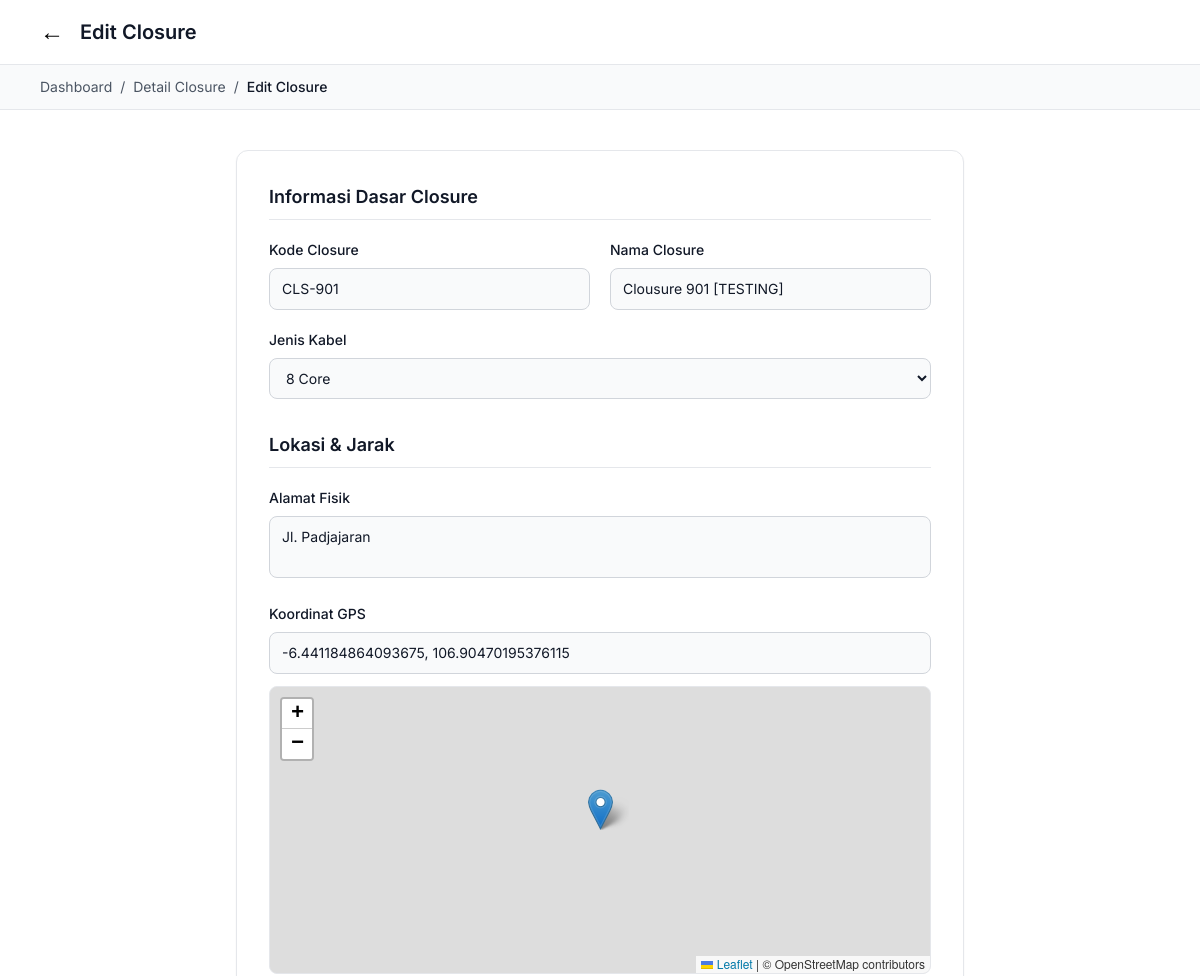
The app's page /edit_closure.php?id=11 (signed in, upper part), older data.
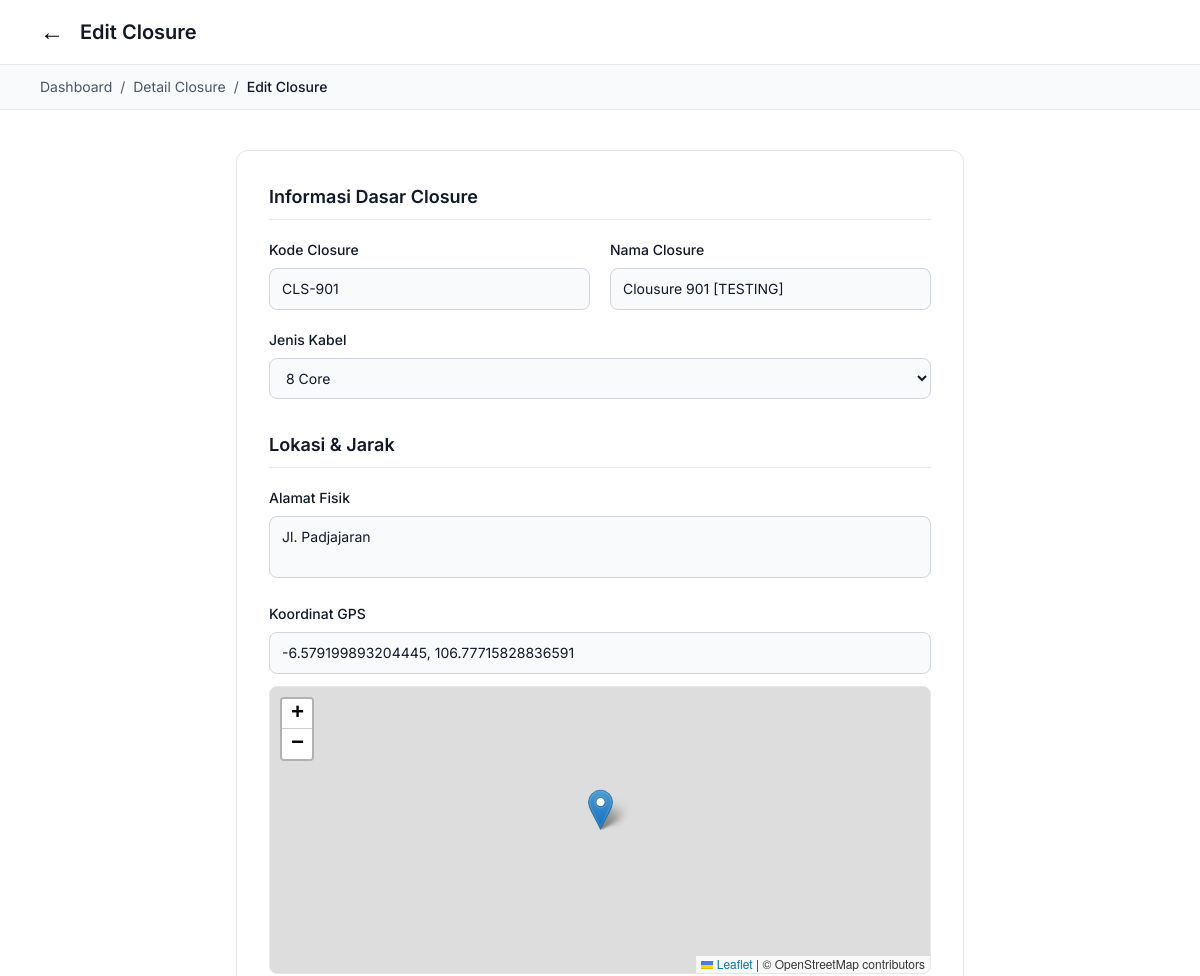
The same page, newer data.
### tables this page shows
CREATE TABLE `closure` (
  `id_closure` int NOT NULL,
  `kode_closure` varchar(20) NOT NULL,
  `nama_closure` varchar(100) NOT NULL,
  `jenis_kabel` enum('4 core','8 core','12 core','24 core') NOT NULL,
  `alamat_fisik` text NOT NULL,
  `koordinat` varchar(100) DEFAULT NULL,
  `jarak_tujuan` float DEFAULT NULL,
  `tanggal_input` datetime DEFAULT CURRENT_TIMESTAMP,
  `updated_at` datetime DEFAULT CURRENT_TIMESTAMP ON UPDATE CURRENT_TIMESTAMP
);

### edit_closure.php (the view, shortened to what this page needs)
<?php
include 'koneksi.php';
$id = isset($_GET['id']) ? intval($_GET['id']) : 0;
$closure_query = "SELECT * FROM closure WHERE id_closure = $id";
$closure_result = mysqli_query($conn, $closure_query);
$closure = mysqli_fetch_assoc($closure_result);
?>
<!DOCTYPE html>
<html lang="id">
<head>
    <link rel="stylesheet" href="https://unpkg.com/leaflet@1.9.4/dist/leaflet.css" />
    <script src="https://cdn.tailwindcss.com"></script>
</head>
<body class="bg-white text-gray-900">
    <div class="sticky top-0 z-50 bg-white border-b border-gray-200 px-10 py-4 flex items-center justify-start gap-4">
        <a href="detail_closure.php?id=<?= $id ?>" class="text-2xl text-black hover:translate-x-[-4px] transition-transform">←</a>
        <h1 class="text-xl font-semibold">Edit Closure</h1>
    </div>
    <div class="px-10 py-3 bg-gray-50 border-b border-gray-200 text-sm text-gray-600">
        <nav class="flex items-center space-x-2">
            <a href="dashboard.php" class="hover:text-blue-700 transition-colors">Dashboard</a>
            <span>/</span>
            <a href="detail.php" class="hover:text-blue-700 transition-colors">Detail Closure</a>
            <span>/</span>
            <span class="text-gray-900 font-medium">Edit Closure</span>
        </nav>
    </div>
    <div class="max-w-3xl mx-auto my-10 px-5">
        <form method="POST">
            <div class="bg-white border border-gray-200 rounded-xl p-8 mb-8 shadow-sm">
                <div class="mb-8">
                    <h3 class="text-lg font-semibold mb-5 border-b border-gray-200 pb-2 text-gray-900">Informasi Dasar Closure</h3>
                    <div class="grid grid-cols-1 md:grid-cols-2 gap-5">
                        <div>
                            <label class="block mb-2 text-sm font-medium">Kode Closure</label>
                            <input type="text" name="kode_closure" value="<?= htmlspecialchars($closure['kode_closure']) ?>" required class="w-full px-3 py-2.5 border border-gray-300 rounded-lg text-sm bg-gray-50 focus:outline-none focus:border-black focus:bg-white transition-colors">
                        </div>
                        <div>
                            <label class="block mb-2 text-sm font-medium">Nama Closure</label>
                            <input type="text" name="nama_closure" value="<?= htmlspecialchars($closure['nama_closure']) ?>" required class="w-full px-3 py-2.5 border border-gray-300 rounded-lg text-sm bg-gray-50 focus:outline-none focus:border-black focus:bg-white transition-colors">
                        </div>
                    </div>
                    <div class="mt-5">
                        <label class="block mb-2 text-sm font-medium">Jenis Kabel</label>
                        <select name="jenis_kabel" required onchange="alert('Perhatian: Mengubah jenis kabel akan mempengaruhi jumlah core. Silakan simpan dan refresh halaman untuk melihat perubahan.')" class="w-full px-3 py-2.5 border border-gray-300 rounded-lg text-sm bg-gray-50 focus:outline-none focus:border-black focus:bg-white transition-colors">
                            <option value="8 core" <?= $closure['jenis_kabel'] == '8 core' ? 'selected' : '' ?>>8 Core</option>
                        </select>
                    </div>
                </div>
                <div>
                    <h3 class="text-lg font-semibold mb-5 border-b border-gray-200 pb-2 text-gray-900">Lokasi & Jarak</h3>
                    <div class="mb-5">
                        <label class="block mb-2 text-sm font-medium">Alamat Fisik</label>
                        <textarea name="alamat_fisik" required class="w-full px-3 py-2.5 border border-gray-300 rounded-lg text-sm bg-gray-50 focus:outline-none focus:border-black focus:bg-white transition-colors resize-none"><?= htmlspecialchars($closure['alamat_fisik']) ?></textarea>
                    </div>
                    <div class="mb-5">
                        <label class="block mb-2 text-sm font-medium">Koordinat GPS</label>
                        <input type="text" id="koordinat" name="koordinat" value="<?= htmlspecialchars($closure['koordinat']) ?>" placeholder="-6.2088,106.8456" class="w-full px-3 py-2.5 border border-gray-300 rounded-lg text-sm bg-gray-50 focus:outline-none focus:border-black focus:bg-white transition-colors">
                        <div id="map" class="h-72 w-full border border-gray-200 rounded-lg mt-3"></div>
                    </div>
                </div>
            </div>
        </form>
    </div>
</body>
</html>

Row changes from the older to the newer data that the page shows:
changed closure "CLS-901": koordinat "-6.441184864093675, 106.90470195376115" → "-6.579199893204445, 106.77715828836591"
